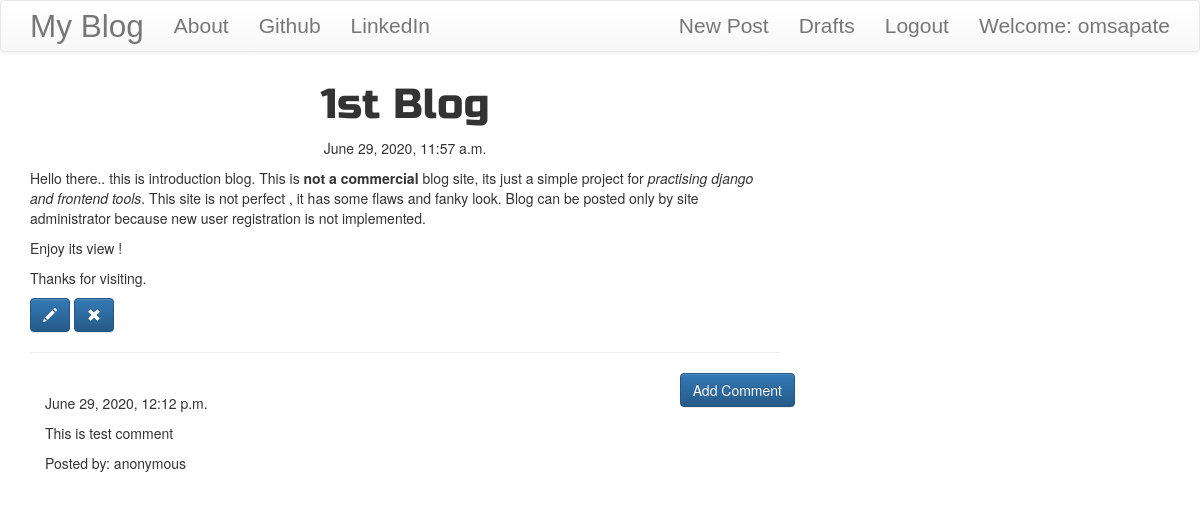
The app's page /post/1 (signed in) with its own data.
### blog/models.py (models this page shows, shortened)
class Post(models.Model):
    author = models.ForeignKey('auth.User',on_delete=models.CASCADE)
    title = models.CharField(max_length=256)
    text = models.TextField()
    created_date = models.DateTimeField(default=timezone.now)
    published_date = models.DateTimeField(blank=True,null=True)

class Comment(models.Model):
    post = models.ForeignKey('blog.Post',related_name='comments',on_delete=models.CASCADE)
    author = models.CharField(max_length=200)
    text = models.TextField()
    created_date = models.DateTimeField(default = timezone.now)
    approved_comment = models.BooleanField(default=False)

### blog/views.py (the view)
# urls.py: path('post/<int:pk>',views.PostDetailView.as_view(),name='post_detail'),
class PostDetailView(DetailView):
    model= Post

### blog/templates/blog/post_detail.html (shortened to what this page needs)
{%extends 'blog/base.html'%}
{% block content %}
    <h1 class="posttitle loader">{{post.title}}</h1>
    {% if post.published_date %}
        <div class="date postdate">
            {{post.published_date}}
        </div>
    {% else %}
        <a class="btn btn-default" href="{% url 'post_publish' pk=post.pk%}">Publish</a>
    {% endif %}
    <p class="postcontent">{{post.text|safe|linebreaksbr}}</p>
    {% if user.is_authenticated %}
        <a class="btn btn-primary" href="{% url 'post_edit' pk=post.pk%}">
            <span class="glyphicon glyphicon-pencil"></span>
        </a>
        <a class="btn btn-primary" href="{% url 'post_remove' pk=post.pk%}">
            <span class="glyphicon glyphicon-remove"></span>
        </a>
    {% endif %}
    <hr>
    <a class="btn btn-primary btn-comment" href="{% url 'add_comment_to_post' pk=post.pk%}">Add Comment</a>
    <div class="container">
        {% for comment in post.comments.all %}
            <br>
                {% if user.is_authenticated or comment.approved_comment %}
                    {{comment.created_date}}
                    <p>{{comment.text|safe|linebreaks}}</p>
                    <p>Posted by: {{comment.author}}</p>
                {% endif %}
                {% empty %}
                    <p>No Comments</p>
        {% endfor %}
    </div>
{% endblock %}

### blog/templates/blog/base.html (shortened to what this page needs)
<!DOCTYPE html>
{% load static %}
<html lang="en">
<head>
    <link rel="stylesheet" href="https://maxcdn.bootstrapcdn.com/bootstrap/3.3.7/css/bootstrap.min.css">
    <link rel="stylesheet" href="https://maxcdn.bootstrapcdn.com/bootstrap/3.3.7/css/bootstrap-theme.min.css">
    <link rel="stylesheet" href="//cdn.jsdelivr.net/npm/medium-editor@latest/dist/css/medium-editor.min.css" type="text/css" media="screen" charset="utf-8">
    <link rel="stylesheet" href="{% static 'css/blog.css' %}">
</head>
<body class="loader">
    <nav class="navbar navbar-default techfont custom-navbar">
        <div class="container">
         <ul class="nav navbar-nav">
            <li>
                <a class="navbar-brand bigbrand" href="{% url 'post_list'%}">My Blog</a>
            </li>
            <li>
                <a href="{% url 'about'%}">About</a>
            </li>
            <li>
                <a href="https://www.github.com/omsapate">Github</a>
            </li>
            <li>
                <a href="https://www.linkedin.com/in/omsapate">LinkedIn</a>
            </li>
         </ul>
            <ul class="nav navbar-nav navbar-right">
                {% if user.is_authenticated %}
                    <li>
                        <a href="{% url 'post_new'%}">New Post</a>
                    </li>
                    <li>
                        <a href="{% url 'post_draft_list'%}">Drafts</a>
                    </li>
                    <li>
                        <a href="{% url 'logout'%}?next=/">Logout</a>
                    </li>
                    <li>
                        <a>Welcome: {{user.username}}</a>
                    </li>
                    {% else %}
                        <li>
                            <a class="nav navbar-right" href="{% url 'login' %}"><span class="glyphicon glyphicon-user"></span></a>
                        </li>
                {% endif %}
            </ul>
        </div>
    </nav>
    <div class="content container">
        <div class="row">
            <div class="col-md-8">
                <div class="blog_post">
                    {% block content %}
                    {% endblock %}
                </div>
            </div>
        </div>
    </div>
</body>
</html>

### blog/static/css/blog.css (style rules this page uses)
.techfont { font-family: 'Ruso One',sans-serif; font-size: 1.5em; margin-bottom: 10px; }
.bigbrand { font-size: 1.5em; }
.postdate { text-align: center; }
.posttitle { font-family: 'Russo One',sans-serif; font-size: 3em; text-align: center; }
.postcontent { font-family: 'Montserrat'; font-size: 1.5em; }
.btn-comment { position: absolute; right: 0px; }
.loader { filter:hue-rotate(0deg); color:linear-gradient(45deg,#0f8,#08f); animation:hue 10000ms infinite linear; }

### records on screen
Post: title "1st Blog", published_date "June 29, 2020, 11:57 a.m.", text "Hello there.. this is introduction blog. This is not a commercial blog site, its just a simple project for practising django and frontend tools . This site is not perfect , it has some flaws and fanky look. Blog can be posted only by site administrator because new user registration is not implemented. Enjoy its view ! Thanks for visiting."
Comment: created_date "June 29, 2020, 12:12 p.m.", text "This is test comment", author "anonymous"

### other values on screen
{{ user.username }} "omsapate"
